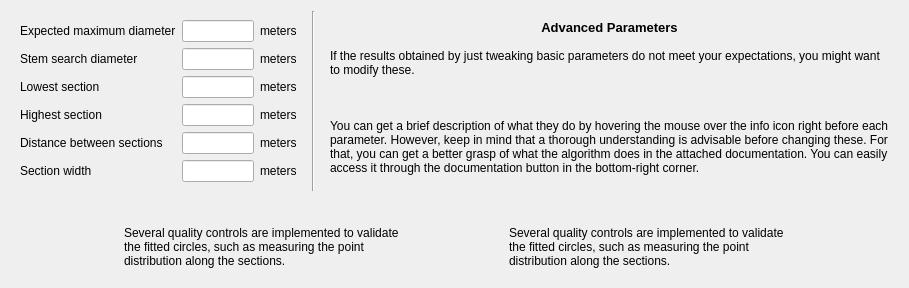
      <widget class="QWidget" name="advancedTab">
       <attribute name="title">
        <string>Advanced</string>
       </attribute>
       <layout class="QGridLayout" name="gridLayout_5">
        <item row="4" column="0" colspan="3">
         <widget class="QFrame" name="advanced_tab_img_frame">
          <property name="frameShape">
           <enum>QFrame::NoFrame</enum>
          </property>
          <property name="frameShadow">
           <enum>QFrame::Raised</enum>
          </property>
          <layout class="QGridLayout" name="gridLayout_6">
           <item row="0" column="0">
            <widget class="QLabel" name="advanced_tab_img_1">
             <property name="sizePolicy">
              <sizepolicy hsizetype="Fixed" vsizetype="Fixed">
               <horstretch>0</horstretch>
               <verstretch>0</verstretch>
              </sizepolicy>
             </property>
             <property name="text">
              <string/>
             </property>
             <property name="pixmap">
              <pixmap resource="gui_ressources.qrc">:/assets/three_d_fin/assets/section_details.png</pixmap>
             </property>
             <property name="alignment">
              <set>Qt::AlignCenter</set>
             </property>
            </widget>
           </item>
           <item row="0" column="1">
            <widget class="QLabel" name="advanced_tab_img_2">
             <property name="sizePolicy">
              <sizepolicy hsizetype="Fixed" vsizetype="Fixed">
               <horstretch>0</horstretch>
               <verstretch>0</verstretch>
              </sizepolicy>
             </property>
             <property name="frameShape">
              <enum>QFrame::NoFrame</enum>
             </property>
             <property name="text">
              <string/>
             </property>
             <property name="pixmap">
              <pixmap resource="gui_ressources.qrc">:/assets/three_d_fin/assets/sectors.png</pixmap>
             </property>
             <property name="alignment">
              <set>Qt::AlignCenter</set>
             </property>
            </widget>
           </item>
           <item row="1" column="0">
            <widget class="QLabel" name="advanced_tab_img_cpt_1">
             <property name="sizePolicy">
              <sizepolicy hsizetype="Minimum" vsizetype="Maximum">
               <horstretch>0</horstretch>
               <verstretch>0</verstretch>
              </sizepolicy>
             </property>
             <property name="text">
              <string>Several quality controls are implemented to validate the fitted circles, such as measuring the point distribution along the sections.</string>
             </property>
             <property name="wordWrap">
              <bool>true</bool>
             </property>
            </widget>
           </item>
           <item row="1" column="1">
            <widget class="QLabel" name="advanced_tab_img_cpt_2">
             <property name="sizePolicy">
              <sizepolicy hsizetype="Minimum" vsizetype="Minimum">
               <horstretch>0</horstretch>
               <verstretch>0</verstretch>
              </sizepolicy>
             </property>
             <property name="text">
              <string>Several quality controls are implemented to validate the fitted circles, such as measuring the point distribution along the sections.</string>
             </property>
             <property name="wordWrap">
              <bool>true</bool>
             </property>
            </widget>
           </item>
          </layout>
         </widget>
        </item>
        <item row="0" column="1">
         <widget class="Line" name="advanced_vert_line">
          <property name="orientation">
           <enum>Qt::Vertical</enum>
          </property>
         </widget>
        </item>
        <item row="0" column="2">
         <widget class="QFrame" name="advanced_tab_desc_frame">
          <property name="frameShape">
           <enum>QFrame::NoFrame</enum>
          </property>
          <property name="frameShadow">
           <enum>QFrame::Raised</enum>
          </property>
          <layout class="QVBoxLayout" name="verticalLayout_4">
           <item>
            <widget class="QLabel" name="advanced_tab_desc_title">
             <property name="sizePolicy">
              <sizepolicy hsizetype="Preferred" vsizetype="Maximum">
               <horstretch>0</horstretch>
               <verstretch>0</verstretch>
              </sizepolicy>
             </property>
             <property name="font">
              <font>
               <pointsize>10</pointsize>
               <bold>true</bold>
              </font>
             </property>
             <property name="text">
              <string>Advanced Parameters</string>
             </property>
             <property name="alignment">
              <set>Qt::AlignHCenter|Qt::AlignTop</set>
             </property>
            </widget>
           </item>
           <item>
            <widget class="QLabel" name="advanced_tab_desc">
             <property name="text">
              <string>If the results obtained by just tweaking basic parameters do not meet your expectations, you might want to modify these.



You can get a brief description of what they do by hovering the mouse over the info icon right before each parameter. However, keep in mind that a thorough understanding is advisable before changing these. For that, you can get a better grasp of what the algorithm does in the attached documentation. You can easily access it through the documentation button in the bottom-right corner.</string>
             </property>
             <property name="wordWrap">
              <bool>true</bool>
             </property>
            </widget>
           </item>
          </layout>
         </widget>
        </item>
        <item row="0" column="0">
         <widget class="QFrame" name="advanced_form_frame">
          <property name="sizePolicy">
           <sizepolicy hsizetype="Minimum" vsizetype="Minimum">
            <horstretch>0</horstretch>
            <verstretch>0</verstretch>
           </sizepolicy>
          </property>
          <property name="frameShape">
           <enum>QFrame::NoFrame</enum>
          </property>
          <property name="frameShadow">
           <enum>QFrame::Raised</enum>
          </property>
          <layout class="QGridLayout" name="gridLayout_7">
           <item row="1" column="0">
            <widget class="QLabel" name="stem_search_diameter_lbl">
             <property name="text">
              <string>Stem search diameter</string>
             </property>
            </widget>
           </item>
           <item row="2" column="0">
            <widget class="QLabel" name="minimum_height_lbl">
             <property name="text">
              <string>Lowest section</string>
             </property>
            </widget>
           </item>
           <item row="3" column="0">
            <widget class="QLabel" name="maximum_height_lbl">
             <property name="text">
              <string>Highest section</string>
             </property>
            </widget>
           </item>
           <item row="4" column="1">
            <widget class="QLineEdit" name="section_len_in">
             <property name="sizePolicy">
              <sizepolicy hsizetype="Fixed" vsizetype="Fixed">
               <horstretch>0</horstretch>
               <verstretch>0</verstretch>
              </sizepolicy>
             </property>
             <property name="maximumSize">
              <size>
               <width>72</width>
               <height>16777215</height>
              </size>
             </property>
            </widget>
           </item>
           <item row="5" column="1">
            <widget class="QLineEdit" name="section_wid_in">
             <property name="sizePolicy">
              <sizepolicy hsizetype="Fixed" vsizetype="Fixed">
               <horstretch>0</horstretch>
               <verstretch>0</verstretch>
              </sizepolicy>
             </property>
             <property name="maximumSize">
              <size>
               <width>72</width>
               <height>16777215</height>
              </size>
             </property>
            </widget>
           </item>
           <item row="0" column="1">
            <widget class="QLineEdit" name="maximum_diameter_in">
             <property name="sizePolicy">
              <sizepolicy hsizetype="Fixed" vsizetype="Fixed">
               <horstretch>0</horstretch>
               <verstretch>0</verstretch>
              </sizepolicy>
             </property>
             <property name="maximumSize">
              <size>
               <width>72</width>
               <height>16777215</height>
              </size>
             </property>
            </widget>
           </item>
           <item row="5" column="0">
            <widget class="QLabel" name="section_wid_lbl">
             <property name="text">
              <string>Section width</string>
             </property>
            </widget>
           </item>
           <item row="4" column="0">
            <widget class="QLabel" name="section_len_lbl">
             <property name="text">
              <string>Distance between sections</string>
             </property>
            </widget>
           </item>
           <item row="1" column="1">
            <widget class="QLineEdit" name="stem_search_diameter_in">
             <property name="sizePolicy">
              <sizepolicy hsizetype="Fixed" vsizetype="Fixed">
               <horstretch>0</horstretch>
               <verstretch>0</verstretch>
              </sizepolicy>
             </property>
             <property name="maximumSize">
              <size>
               <width>72</width>
               <height>16777215</height>
              </size>
             </property>
            </widget>
           </item>
           <item row="2" column="1">
            <widget class="QLineEdit" name="minimum_height_in">
             <property name="sizePolicy">
              <sizepolicy hsizetype="Fixed" vsizetype="Fixed">
               <horstretch>0</horstretch>
               <verstretch>0</verstretch>
              </sizepolicy>
             </property>
             <property name="maximumSize">
              <size>
               <width>72</width>
               <height>16777215</height>
              </size>
             </property>
            </widget>
           </item>
           <item row="3" column="1">
            <widget class="QLineEdit" name="maximum_height_in">
             <property name="sizePolicy">
              <sizepolicy hsizetype="Fixed" vsizetype="Fixed">
               <horstretch>0</horstretch>
               <verstretch>0</verstretch>
              </sizepolicy>
             </property>
             <property name="maximumSize">
              <size>
               <width>72</width>
               <height>16777215</height>
              </size>
             </property>
            </widget>
           </item>
           <item row="0" column="0">
            <widget class="QLabel" name="maximum_diameter_lbl">
             <property name="text">
              <string>Expected maximum diameter</string>
             </property>
            </widget>
           </item>
           <item row="1" column="2">
            <widget class="QLabel" name="stem_search_diameter_ht">
             <property name="text">
              <string>meters</string>
             </property>
            </widget>
           </item>
           <item row="2" column="2">
            <widget class="QLabel" name="minimum_height_ht">
             <property name="text">
              <string>meters</string>
             </property>
            </widget>
           </item>
           <item row="3" column="2">
            <widget class="QLabel" name="maximum_height_ht">
             <property name="text">
              <string>meters</string>
             </property>
            </widget>
           </item>
           <item row="4" column="2">
            <widget class="QLabel" name="section_len_ht">
             <property name="text">
              <string>meters</string>
             </property>
            </widget>
           </item>
           <item row="5" column="2">
            <widget class="QLabel" name="section_wid_ht">
             <property name="text">
              <string>meters</string>
             </property>
            </widget>
           </item>
           <item row="0" column="2">
            <widget class="QLabel" name="maximum_diameter_ht">
             <property name="text">
              <string>meters</string>
             </property>
            </widget>
           </item>
          </layout>
         </widget>
        </item>
       </layout>
      </widget>
